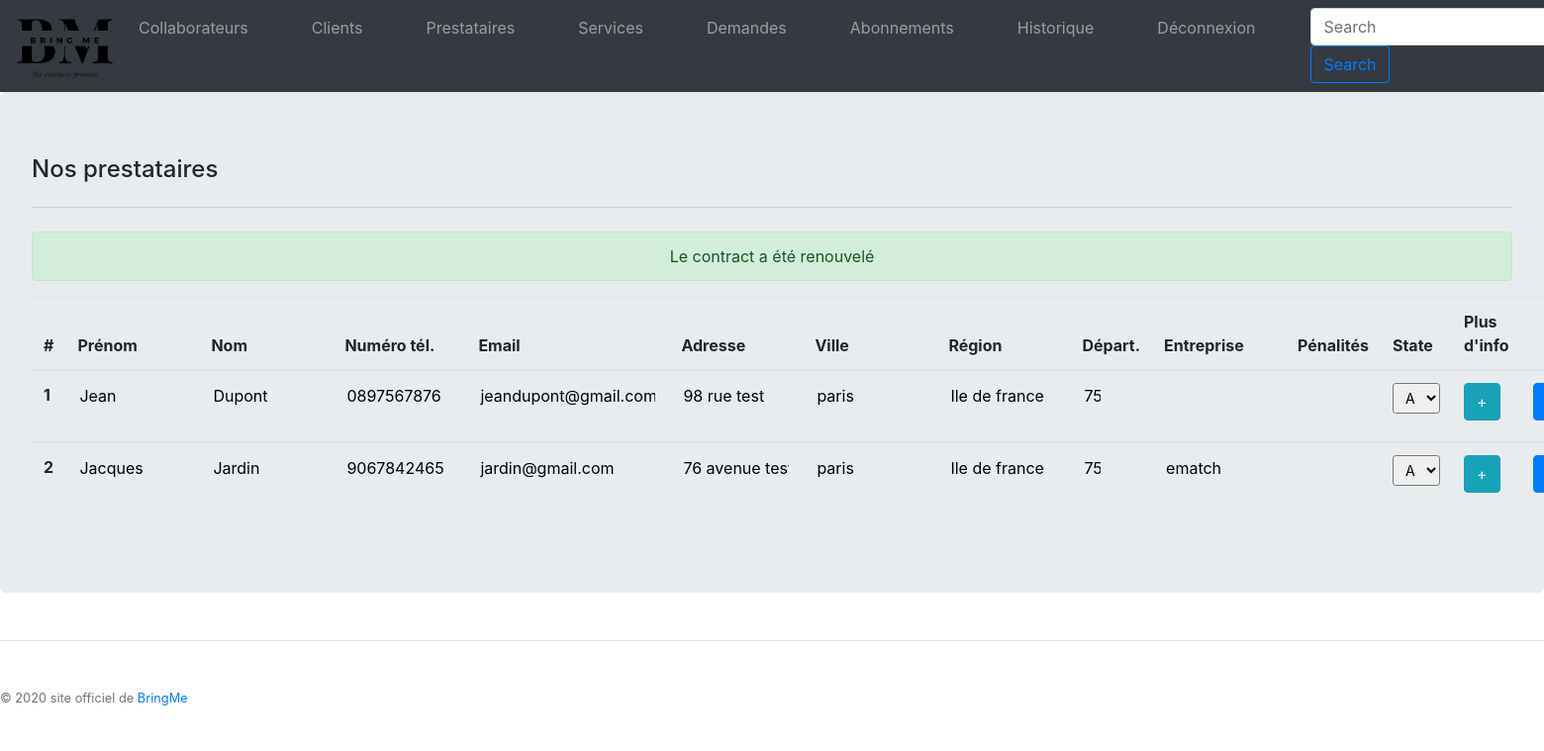
/back/provider.php?renew=1 (signed in), run on the app's committed database.
### tables this page shows
CREATE TABLE IF NOT EXISTS `PROVIDER` (
  `idProvider` INT AUTO_INCREMENT,
  `providerFirstName` VARCHAR(50),
  `providerLastName` VARCHAR(45),
  `providerPhone` VARCHAR(20),
  `providerEmail` VARCHAR(50) NOT NULL,
  `providerPassword` VARCHAR(255) NOT NULL,
  `providerAddress` VARCHAR(250),
  `providerIdCity` INT,
  `companyName` VARCHAR(45),
  `providerRate` FLOAT,
  `providerAnnulation` INT,
  `state` TINYINT(1),
  `providerGuid` char(36),
  PRIMARY KEY (`idProvider`),
  INDEX `PROVIDER_CITY_FK` (`providerIdCity` ASC),
  CONSTRAINT `PROVIDER_CITY_FK`
    FOREIGN KEY (`providerIdCity`)
    REFERENCES `CITY` (`idCity`)
    ON DELETE CASCADE);

CREATE TABLE IF NOT EXISTS `CITY` (
  `idCity` INT AUTO_INCREMENT,
  `cityName` VARCHAR(50),
  `cityRegion` VARCHAR(50),
  `cityDepartement` VARCHAR(50),
  PRIMARY KEY (`idCity`));

### back/provider.php (the view, shortened to what this page needs)
<?php include('../include/config.php');
$query = $pdo->prepare('SELECT * FROM PROVIDER INNER JOIN CITY ON providerIdCity = idCity');
$query->execute();
$resultats = $query->fetchAll();
$providerCounter = 0;
?>
<!DOCTYPE html>
<html>
<head>
  <link rel="stylesheet" href="../css/bootstrap.min.css">
  <link rel="stylesheet" href="../css/inscription.css">
</head>
<body>
 <?php include('../include/config.php');
 include('../css/linkCss.php');
 include('include/headerBack.php');
 ?>
<div class="jumbotron table-responsive-xl">
        <h4>Nos prestataires</h4>
        <hr class="my-4">
        <?php if (isset($_GET['error']) && $_GET['error'] == 'name_missing') { ?>
          <div class="alert alert-danger text-center" role="alert">
            Vous devez indiquez le nom
          </div>
        <?php } else if (isset($_GET['error']) && $_GET['error'] == 'name_format') { ?>
                  <div class="alert alert-danger text-center" role="alert">
                    Veuillez revoir le nom
                  </div>
        <?php } else if (isset($_GET['error']) && $_GET['error'] == 'prenom_missing') { ?>
                  <div class="alert alert-danger text-center" role="alert">
                    Vous devez indiquer le prenom
                  </div>
        <?php } else if (isset($_GET['error']) && $_GET['error'] == 'prenom_format') { ?>
                  <div class="alert alert-danger text-center" role="alert">
                    Veuillez revoir le prenom
                  </div>
        <?php } else if (isset($_GET['error']) && $_GET['error'] == 'phone_missing') { ?>
                  <div class="alert alert-danger text-center" role="alert">
                    Vous devez indiquer le numéro de téléphone
                  </div>
        <?php } else if (isset($_GET['error']) && $_GET['error'] == 'phone_format') { ?>
                  <div class="alert alert-danger text-center" role="alert">
                    Veuillez revoir le numéro de téléphone
                  </div>
        <?php } else if (isset($_GET['error']) && $_GET['error'] == 'email_missing') { ?>
                  <div class="alert alert-danger text-center" role="alert">
                     Vous devez indiquez l'adresse mail
                  </div>
        <?php } else if (isset($_GET['error']) && $_GET['error'] == 'email_format') { ?>
                  <div class="alert alert-danger text-center" role="alert">
                    Veuillez revoir  l'adresse mail
                  </div>
        <?php } else if (isset($_GET['error']) && $_GET['error'] == 'email_taken') { ?>
                  <div class="alert alert-danger text-center" role="alert">
                 Cette adresse mail existe déjà dans notre base de données
                  </div>
        <?php } else if (isset($_GET['error']) && $_GET['error'] == 'adresse_missing') { ?>
                <div class="alert alert-danger text-center" role="alert">
                 Vous devez entrer une adresse
                </div>
        <?php } else if (isset($_GET['error']) && $_GET['error'] == 'departement_missing') { ?>
                <div class="alert alert-danger text-center" role="alert">
                 Vous devez entrer un département
                </div>
        <?php } else if (isset($_GET['error']) && $_GET['error'] == 'departement_format') { ?>
        <div class="alert alert-danger text-center" role="alert">
         Vous devez entrer un département valide
        </div>
        <?php } else if (isset($_GET['error']) && $_GET['error'] == 'city_missing') { ?>
                  <div class="alert alert-danger text-center" role="alert">
                    Vous devez indiquer une ville
                  </div>
        <?php } else if (isset($_GET['error']) && $_GET['error'] == 'city_format') { ?>
                  <div class="alert alert-danger text-center" role="alert">
                    Veuillez revoir la ville
                  </div>
        <?php } else if (isset($_GET['error']) && $_GET['error'] == 'region_missing') { ?>
                  <div class="alert alert-danger text-center" role="alert">
                    Vous devez indiquer une région
                  </div>
        <?php } else if (isset($_GET['error']) && $_GET['error'] == 'region_format') { ?>
                  <div class="alert alert-danger text-center" role="alert">
                    Veuillez revoir la région
                  </div>
        <?php } else if (isset($_GET['error']) && $_GET['error'] == 'start_missing') { ?>
                <div class="alert alert-danger text-center" role="alert">
                  Vous devez indiquer la date de début du contrat
                </div>
        <?php } else if (isset($_GET['error']) && $_GET['error'] == 'end_missing') { ?>
                <div class="alert alert-danger text-center" role="alert">
                  Vous devez indiquer la date de fin du contrat
                </div>
        <?php } else if (isset($_GET['error']) && $_GET['error'] == 'priceContract_missing') { ?>
                <div class="alert alert-danger text-center" role="alert">
                  Vous devez indiquer un prix pour le contrat
                </div>
        <?php } else if (isset($_GET['error']) && $_GET['error'] == 'priceContract_format') { ?>
                <div class="alert alert-danger text-center" role="alert">
                  Vous devez indiquer un prix pour le contrat supérieur à 1€
                </div>
        <?php } else if (isset($_GET['error']) && $_GET['error'] == 'contract_taken') { ?>
                <div class="alert alert-danger text-center" role="alert">
                  Ce contrat existe déjà
                </div>
         <?php } else if (isset($_GET['error']) && $_GET['error'] == 'date_format') { ?>
                <div class="alert alert-danger text-center" role="alert">
                  Vous devez revoir les dates entrées
                </div>
        <?php } else if (isset($_GET['genere']) && $_GET['genere'] == 1) { ?>
                  <div class="alert alert-success text-center" role="alert">
                    Le nouveau mot de passe a été généré
                  </div>
        <?php } else if (isset($_GET['update']) && $_GET['update'] == 1) { ?>
                <div class="alert alert-success text-center" role="alert">
                  Modification(s) enregistrée(s)
                </div>
        <?php } else if (isset($_GET['delete']) && $_GET['delete'] == 1 && isset($_GET['id']) && !empty($_GET['id'])) { ?>
                <div class="alert alert-success text-center" role="alert">
                  <?php echo 'L\'id '.$_GET['id'].' a été suprimée' ?>
                </div>
        <?php } else if (isset($_GET['deleteContract']) && $_GET['deleteContract'] == 1) { ?>
                <div class="alert alert-success text-center" role="alert">
                  <?php echo 'Le contract a été suprimé' ?>
                </div>
        <?php } else if (isset($_GET['renew']) && $_GET['renew'] == 1) { ?>
                <div class="alert alert-success text-center" role="alert">
                  <?php echo 'Le contract a été renouvelé' ?>
                </div>
        <?php } else if (isset($_GET['addContract']) && $_GET['addContract'] == 1) { ?>
                <div class="alert alert-success text-center" role="alert">
                  <?php echo 'Le contract a été ajouté !' ?>
                </div>
        <?php } ?>
 <table class="table table-hover">
    <thead>
      <tr>
        <th scope="col">#</th>
        <th scope="col">Prénom</th>
        <th scope="col">Nom</th>
        <th scope="col">Numéro tél.</th>
        <th scope="col">Email</th>
        <th scope="col">Adresse</th>
        <th scope="col">Ville</th>
        <th scope="col">Région</th>
        <th scope="col">Départ.</th>
        <th scope="col">Entreprise</th>
        <th scope="col">Pénalités</th>
        <th scope="col">State</th>
        <th scope="col">Plus d'info</th>
        <th scope="col"> </th>
      </tr>
    </thead>
  <?php foreach ($resultats as $provider) { ?>
        <tbody>
          <tr <?php if (isset($_GET['providerSelected']) && $_GET['providerSelected'] == $provider['idProvider']){ echo 'class="table-active"'; }?>>
            <form action="PHP/prestataireMAJ.php" method="POST">
              <th scope="row"><?php echo $provider['idProvider']; ?></th>
                  <td>
                    <input type="text" class="input" name="firstName" value="<?php echo $provider['providerFirstName']; ?>">
                  </td>
                  <td>
                    <input type="text" class="input" name="lastName" value="<?php echo $provider['providerLastName']; ?>">
                  </td>
                  <td>
                    <input type="text" placeholder= "0123456789" class="input" name="phone" value="<?php echo $provider['providerPhone']; ?>">
                  </td>
                  <td>
                    <input type="text" class="inputEmail" name="mail" value="<?php echo $provider['providerEmail']; ?>">
                  </td>
                  <td>
                    <input type="text" class="input" name="adresse" value="<?php echo $provider['providerAddress']; ?>">
                  </td>
                  <td>
                    <input type="text" class="input" name="city" value="<?php echo $provider['cityName']; ?>">
                  </td>
                  <td>
                    <input type="text" class="input" name="region" value="<?php echo $provider['cityRegion']; ?>">
                  </td>
                  <td>
                    <input type="text" class="inputNbr" name="departement" value="<?php echo $provider['cityDepartement']; ?>">
                  </td>
                  <td>
                    <input type="text" class="input" name="companyName" value="<?php echo $provider['companyName']; ?>">
                  </td>
                  <td>
                    <input type="text" class="inputNbr" name="annulation" value="<?php echo $provider['providerAnnulation']; ?>">
                  </td>
                  <td>
                    <div class="form-group">
                      <select class="form-control-sm" name="state">
                        <option <?php if ($provider['state'] == 0 ){ echo 'selected'; }?>>A</option>
                      </select>
                    </div>
                  </td>
                  <td>
                    <button type="button" class="btn btn-info" data-toggle="modal" data-target="#exampleModal-<?php echo $providerCounter; ?>">
                       +
                    </button>
                    <?php $providerCounter++;
                           ?>
                  </td>
                  <td>
                    <input type="submit" name="pwd" class="btn btn-primary" value="MDP">
                  </td>
            </form>
          </tr>
        </tbody>
  <?php
        } ?>
</table>
</div>
  <?php include('../include/footer.php'); ?>
</body>
</html>

### css/back.css (style rules this page uses)
input { background-color:transparent; border: 0px solid; }
.input { width: 111px; }
.inputNbr { width: 21px; }
.inputEmail { width: 181px; }

### data on the page
provider: idProvider "1", firstName "Jean", lastName "Dupont", phone "0897567876", mail "jeandupont@gmail.com", adresse "98 rue test", city "paris", region "Ile de france", departement "75", state "A"
provider: idProvider "2", firstName "Jacques", lastName "Jardin", phone "9067842465", mail "jardin@gmail.com", adresse "76 avenue test", city "paris", region "Ile de france", departement "75", companyName "ematch", state "A"
